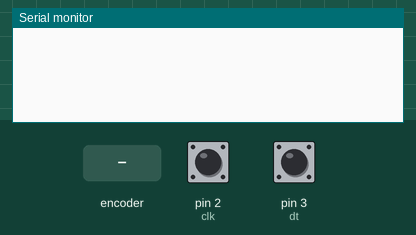
Simulated run of this sketch. Board: Arduino Uno, built with avr-gcc and run on an emulated ATmega328P. Parts: the last lines printed to the serial monitor. The test bench sets the inputs (shaded band); at power-on: pin 2 (clk) HIGH, pin 3 (dt) HIGH.

Above: at 1.2 s.
1.3 s: rotary encoder on pin 2 (clk) / pin 3 (dt) turned 1 step (first pin leading)
At 2.6 s:
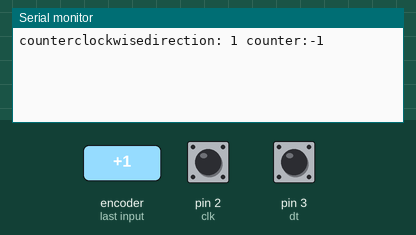
3.0 s: rotary encoder on pin 2 (clk) / pin 3 (dt) turned 2 steps (second pin leading)
At 3.8 s:
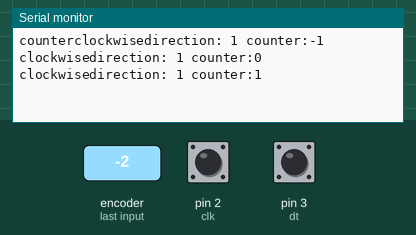

The sketch:

Rotary_Encoder_Rev1.ino
```cpp
////////////////////////////////ROTARY ENCODER/////////////////////////////////


//SETUP INPUT PINS
#define clk 2
#define dt 3
#define sw 4

int counter =0;
int currentclk;
int lastclk;
String currentdir ="";
unsigned long lastbuttonpress = 0;


void setup()
{
  // Set Encoder inputpins

  pinMode(clk,INPUT);
  pinMode(dt,INPUT);
  pinMode(sw,INPUT_PULLUP);

  //setup serial monitor

  Serial.begin(9600);

  //Read the initial state of clk
  lastclk = digitalRead(clk);


}

void loop()
{

  // Read the current state of clk
  currentclk = digitalRead(clk);

  //If last and current state of clk are different, then pulse occured
  //read to only 1 state change to avoid double count

  if(currentclk != lastclk && currentclk == 1)
  {

    //If the dt state is different than the clk state then
    // the encoder is rotating CCW so decrement
    if(digitalRead(dt)!= currentclk)
    {
      counter--;
      //currentdir =="CCW";
      Serial.print("counterclockwise");
    }
    else
    {
      //encoder is rotating cw so increment
      counter ++;
      //currentdir ="CW";
      Serial.print("clockwise");
     }
     Serial.print("direction:");
     Serial.print(currentdir);
     Serial.print(" 1 counter:");
     Serial.println(counter);
     }

     lastclk = currentclk;


}
```

Measured:
- after the input at 1.3 s, the serial monitor: prints a new line after 0.05 s (image 1)
- after the input at 3.0 s, the serial monitor: prints a new line after 0.08 s (image 2)
